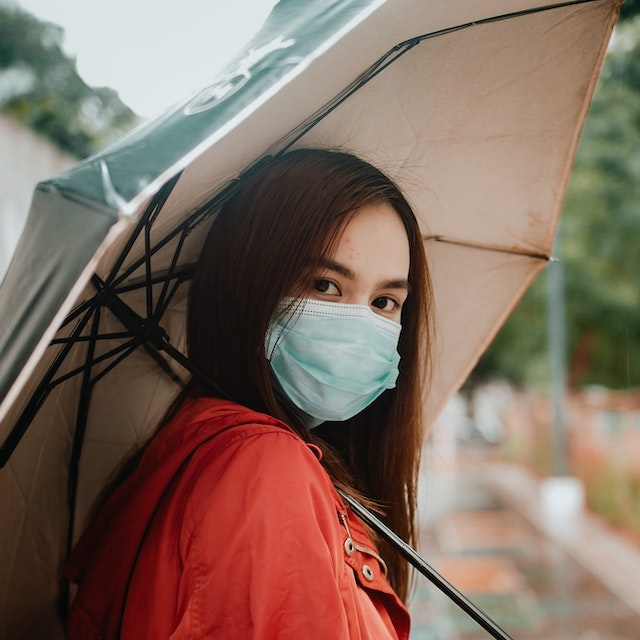
#> input picture examples/images/000001.jpg, 640 x 640 px; its folder holds only this picture in this run
$ python post_training_comparison.py
#> lines starting #> are read from the running program, lines starting #| are printed output that depends on the picture
### dvlabs/dataAnalysis/objectDetection/annotations.py
import os
import json
from xml.etree import ElementTree as ET
from xml.dom import minidom
from collections import defaultdict
from dvlabs.config import image_extensions, yolo_bb_format, lib_annotation_format
from dvlabs.utils import read_lines, read_yolo_annotation_txt, img_width_height_channels, \
    dict_from_json, normalize_annotations


class Annotations:
    def __init__(self):

        self.annotations = dict()
        self.class_names = []

        # Track images using set. Do not use one image multiple

    @staticmethod
    def next_id(img_path):
        return hash(img_path)

    def get_annotations(self):
        return self.annotations

    def get_class_names(self):
        return self.class_names

    def get_image_count(self):
        return len(self.annotations.keys())

    # [21 lines left out: functions get_object_count, write_class_names, not called in this run]

    def read_yolo(self, img_dir, annotations_dir, class_file):
        print('Passing YOLO data...')

        class_names = read_lines(class_file)

        for cls in class_names:
            if cls not in self.class_names:
                self.class_names.append(cls)

        path, dirs, files = next(os.walk(img_dir))

        for img_name in files:

            if os.path.splitext(img_name)[-1] in image_extensions.list:

                # Annotation filename corresponds to the image filename.
                anon_file = os.path.splitext(img_name)[0] + '.txt'

                img_path = os.path.join(path, img_name)
                try:
                    img_height, img_width, img_channels = img_width_height_channels(img_path)
                except Exception as e:
                    print(f"Dropping image: {img_path}.\n{e}")
                    continue

                read_objects = []

                annotation_file_path = os.path.join(annotations_dir, anon_file)

                try:
                    bboxes = read_yolo_annotation_txt(annotation_file_path)
                except Exception as e:
                    print(f'txt not found, creating empty object: {img_path}. \n{e}')
                    bboxes = []

                for bbox in bboxes:
                    dic = {
                            yolo_bb_format.CLASS: class_names[int(bbox[0])],
                            yolo_bb_format.CX: float(bbox[1]),
                            yolo_bb_format.CY: float(bbox[2]),
                            yolo_bb_format.W: float(bbox[3]),
                            yolo_bb_format.H: float(bbox[4])
                        }

                    if len(bbox) > 5:
                        dic[yolo_bb_format.CONF] = float(bbox[5])
                    read_objects.append(dic)

                self.annotations[self.next_id(img_path)] = {
                    lib_annotation_format.IMG_WIDTH: img_width,
                    lib_annotation_format.IMG_HEIGHT: img_height,
                    lib_annotation_format.IMG_DEPTH: img_channels,
                    lib_annotation_format.IMG_PATH: img_path,
                    lib_annotation_format.OBJECTS: read_objects
                }

        return

    # [293 lines left out: functions to_yolo, read_pascal, to_pascal, read_coco, to_coco, not called in this run]

    def __str__(self):
        return str(self.annotations)

### dvlabs/utils.py
import os
import math
import json
import colorsys
import random

import numpy as np
import cv2

from dvlabs.config import lib_annotation_format, yolo_bb_format


# [40 lines left out: functions denormalize_bbox, calc_iou, not called in this run]


def resize_and_pad(img, size, maintain_ratio, pad_color=114):

    h, w = img.shape[:2]
    sh, sw = size

    # interpolation method
    if h > sh or w > sw:  # shrinking image
        interp = cv2.INTER_AREA
    else:  # stretching image
        interp = cv2.INTER_CUBIC

    if maintain_ratio is True:
        # aspect ratio of image
        img_aspect = w / h  # if on Python 2, you might need to cast as a float: float(w)/h

        final_aspect = sw / sh

        # compute scaling and pad sizing
        if img_aspect > final_aspect:  # horizontal image
            new_w = sw
            new_h = np.round(new_w / img_aspect).astype(int)
            pad_vert = (sh-new_h)/2
            pad_top, pad_bot = abs(np.floor(pad_vert).astype(int)), abs(np.ceil(pad_vert).astype(int))
            pad_left, pad_right = 0, 0
        elif img_aspect < final_aspect:  # vertical image
            new_h = sh
            new_w = np.round(new_h * img_aspect).astype(int)
            pad_horz = (sw-new_w)/2
            pad_left, pad_right = abs(np.floor(pad_horz).astype(int)), abs(np.ceil(pad_horz).astype(int))
            pad_top, pad_bot = 0, 0
        else:  # square image
            new_h, new_w = sh, sw
            pad_left, pad_right, pad_top, pad_bot = 0, 0, 0, 0

        # set pad color
        if len(img.shape) is 3 and not isinstance(pad_color, (list, tuple, np.ndarray)):
            # color image but only one color provided
            pad_color = [pad_color] * 3

        # scale and pad
        scaled_img = cv2.resize(img, (new_w, new_h), interpolation=interp)
        scaled_img = cv2.copyMakeBorder(scaled_img, pad_top, pad_bot, pad_left, pad_right,
                                        borderType=cv2.BORDER_CONSTANT, value=pad_color)
    else:
        # scale
        scaled_img = cv2.resize(img, (sw, sh), interpolation=interp)
    return scaled_img


def get_batches(items, batch_size):

    init_idx = 0
    batches = []

    for x in range(math.ceil(len(items) / batch_size)):
        last_idx = init_idx + batch_size

        batch = items[init_idx:last_idx]

        batches.append(batch)

        init_idx = last_idx

    return batches


# [5 lines left out: function get_vid_writer, not called in this run]


def create_grid(imgs, grid_size, resize_shape, maintain_ratio):
    ver_imgs = []
    count = 0
    for y in range(int(grid_size[1])):
        row = []
        for x in range(int(grid_size[0])):
            try:
                img = imgs[count]
            except IndexError:
                img = np.full(shape=[100, 100, 3], fill_value=114, dtype=np.uint8)
            img = resize_and_pad(img, resize_shape, maintain_ratio)
            row.append(img)
            count += 1
        hor_imgs = np.hstack(row)
        ver_imgs.append(hor_imgs)

    grid = np.vstack(ver_imgs)

    return grid


# [33 lines left out: functions calc_precision_recall_f1, combine_img_annos, not called in this run]


def read_lines(file_path):
    with open(file_path) as file:
#> (reads examples/class.names from the repository)
        lines = [line.rstrip().lstrip() for line in file if len(line.rstrip().lstrip()) != 0]
    return lines


def read_yolo_annotation_txt(file_path):
    lines = read_lines(file_path)
    bboxes = []
    for line in lines:
        entries = line.split(' ')
        bboxes.append([entry for entry in entries if len(entry) != 0])
    return bboxes


def img_width_height_channels(img_path):
#> called with img_path = 'examples/images/000001.jpg'
    img = cv2.imread(img_path)
#> img is the input picture: shape (640, 640, 3); mean B, G, R 96.1, 108.1, 129.7
    height, width, *_ = img.shape
#> height = 640; width = 640
    img = img.reshape((height, width, -1))
    _, _, channels = img.shape
#> channels = 3
    return height, width, channels


# [49 lines left out: functions dict_from_json, normalize_annotations, get_font_scale_n_thickness, check_and_create_dir, get_max_iou_with_true_label, not called in this run]


def get_colors(num: int = 1) -> list:

    random.seed(0)
    hsv_tuples = [(x/num, random.uniform(0.4, 1.0), random.uniform(0.4, 1.0)) for x in range(num)]

    rgb_tuples = list(map(lambda x: colorsys.hsv_to_rgb(*x), hsv_tuples))
    rgb_tuples = list(map(lambda x: (x[0]*255, x[1]*255, x[2]*255), rgb_tuples))

    return rgb_tuples

### dvlabs/postTraining/objectDetection/analysis.py
import os

import cv2
import matplotlib.pyplot as plt
import numpy as np

from dvlabs.dataPreparation.objectDetection.convert_annotations import to_yolo
from dvlabs.postTraining.objectDetection import metrics
from dvlabs.config import lib_annotation_format, yolo_bb_format, label_positions
from dvlabs.inference.objectDetection.visualize import display_anno
from dvlabs.utils import (denormalize_bbox, get_batches, get_vid_writer, create_grid, combine_img_annos,
                          check_and_create_dir, get_max_iou_with_true_label, get_colors)


class Analyse:
    def __init__(self, gt_annos_obj, pred_dets_obj):

        assert gt_annos_obj.class_names == pred_dets_obj.class_names, \
            "Classes cannot be different in ground truth and detections."

        self.gt_annos_obj = gt_annos_obj
        self.pred_dets_obj = pred_dets_obj
        self.gt_annos = gt_annos_obj.annotations
        self.pred_dets = pred_dets_obj.annotations

        self.class_names = gt_annos_obj.class_names

        self.class_colors = get_colors(len(gt_annos_obj.class_names))

    # [63 lines left out: function view, not called in this run]

    def filter_anno(self, filter_classes, iou_thres, view_mistakes):

#> called with iou_thres = 1, view_mistakes = False
        image_ids = list(self.gt_annos.keys())
#> image_ids = [-3684878526245073340]

        filtered_gt_annos = {}
        filtered_pred_annos = {}
        combined_mistakes_anno = {}
        filtered_image_ids = []

        for img_id in image_ids:
            filtered_gt = self.filter_img_anno(self.gt_annos[img_id], self.pred_dets[img_id], filter_classes,
                                               iou_thres)

            filtered_pred = self.filter_img_anno(self.pred_dets[img_id], self.gt_annos[img_id], filter_classes,
                                                 iou_thres)

            if view_mistakes and ((len(filtered_gt[lib_annotation_format.OBJECTS]) is 0) and
                                  (len(filtered_pred[lib_annotation_format.OBJECTS]) is 0)):
                pass
            else:
                filtered_gt_annos[img_id] = filtered_gt
                filtered_pred_annos[img_id] = filtered_pred
                filtered_image_ids.append(img_id)

                if view_mistakes:
                    # Combine mistakes annotations to one object
                    combined_mistakes_anno[img_id] = combine_img_annos(filtered_gt, filtered_pred)
#> after the loop, filtered_image_ids = [-3684878526245073340]

        return filtered_image_ids, filtered_gt_annos, filtered_pred_annos, combined_mistakes_anno

    def filter_img_anno(self, annos_to_filter, annos_to_compare, filter_classes, iou_thres):

        filtered_annos = annos_to_filter.copy()
        filtered_pred_objs = []

        for idx, to_filter_obj in enumerate(annos_to_filter[lib_annotation_format.OBJECTS]):

            if (len(filter_classes) is 0) or ((len(filter_classes) is not 0) and
                                              (to_filter_obj[yolo_bb_format.CLASS] in filter_classes)):
                max_bbox_iou, _ = get_max_iou_with_true_label(to_filter_obj, annos_to_filter, annos_to_compare)

                if not max_bbox_iou > iou_thres:
                    filtered_pred_objs.append(to_filter_obj)

        filtered_annos[lib_annotation_format.OBJECTS] = filtered_pred_objs

        return filtered_annos

    # [5 lines left out: function save_mistakes_anno, not called in this run]

    def process_grid_batch(self, batch, filtered_gt_annos, filtered_pred_annos, grid_size, resize_dim, maintain_ratio,
                           show_labels, show_conf):
        batch_imgs = []
        for img_id in batch:
            # Read image
            img_path = self.gt_annos[img_id][lib_annotation_format.IMG_PATH]
            img = cv2.imread(img_path)

            # Get image annotations
            filtered_gt = filtered_gt_annos[img_id]
            filtered_pred = filtered_pred_annos[img_id]

            # Display annotations on image
            display_anno(img, filtered_gt, self.class_names, class_colors=self.class_colors, txt_color=(255, 255, 255),
                         lbl_pos=label_positions.BR, show_labels=show_labels, show_conf=show_conf)
            display_anno(img, filtered_pred, self.class_names, txt_color=(255, 255, 255),
                         class_colors=self.class_colors, lbl_pos=label_positions.TL, show_labels=show_labels,
                         show_conf=show_conf)

            # Add to current batch image
            batch_imgs.append(img)

        # create grid of current batch
        grid = create_grid(batch_imgs, grid_size, resize_dim, maintain_ratio)

        return grid

    # [140 lines left out: functions avg_iou_per_sample, per_class_ap, confusion_matrix, not called in this run]

### dvlabs/postTraining/objectDetection/compare.py
import os

import cv2

from dvlabs.utils import create_grid, check_and_create_dir, get_vid_writer, get_batches


class Compare:
    def __init__(self, analysis_obj1, analysis_obj2):

        assert analysis_obj1.gt_annos == analysis_obj2.gt_annos, "The analysis objects belong to different datasets."

        self.anal_obj1 = analysis_obj1
        self.anal_obj2 = analysis_obj2

    def view(self, resolution=(1280, 720), save_dir=None, maintain_ratio=True, filter_classes=[],
             iou_thres=1, show_labels=True, show_conf=True):

        print("Creating View...")

        if resolution[0] < resolution[1]:
            grid_size = [1, 2]
            indv_res = (resolution[0], round(resolution[1]/2))
        else:
            grid_size = [2, 1]
            indv_res = (round(resolution[0]/2), resolution[1])

        # Initialize video writer
        vid_writer = None
        if save_dir is not None:
            # Create directory if not present
            check_and_create_dir(save_dir)
            vid_name = "comparison_output"
            vid_writer = get_vid_writer(os.path.join(save_dir, vid_name), 1,
                                        (indv_res[0] * grid_size[0], indv_res[1] * grid_size[1]))

        image_ids, filtered_gt_annos1, filtered_pred_annos1, _ \
            = self.anal_obj1.filter_anno(filter_classes, iou_thres, view_mistakes=False)
#> image_ids = [-3684878526245073340]

        image_ids, filtered_gt_annos2, filtered_pred_annos2, _ \
            = self.anal_obj2.filter_anno(filter_classes, iou_thres, view_mistakes=False)

        batches = get_batches(image_ids, 1)
#> batches = [[-3684878526245073340]]
        batch_idx = 0

        while True:
            frame1 = self.anal_obj1.process_grid_batch(batches[batch_idx], filtered_gt_annos1, filtered_pred_annos1,
                                                       (1, 1), (indv_res[1], indv_res[0]), maintain_ratio, show_labels,
                                                       show_conf)
#> the loop in create_grid, `for y in range(int(grid_size[1])):` made 1 pass
#> pass 1, in resize_and_pad, `scaled_img = cv2.copyMakeBorder(scaled_img, pad_top, pad_bot, pad_left..`:
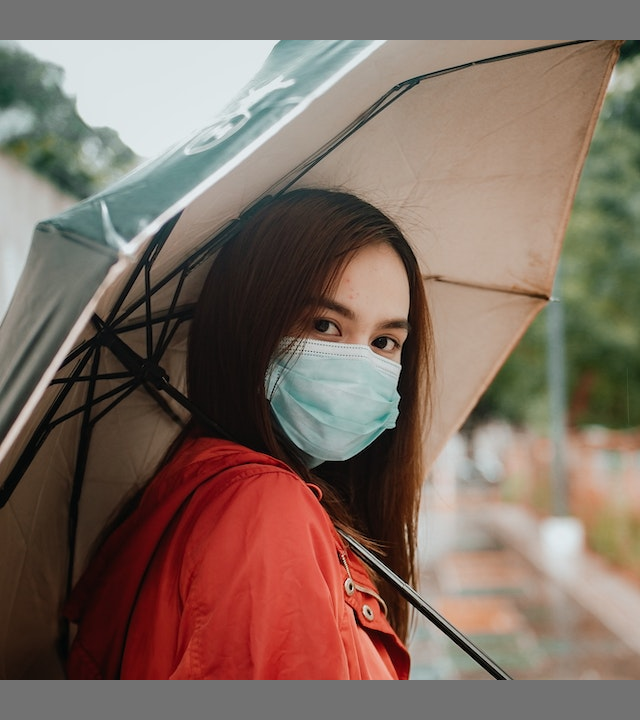
#> scaled_img: shape (720, 640, 3); mean B, G, R 98.1, 108.7, 127.9
#> after the loop in create_grid, `for y in range(int(grid_size[1])):`: count = 1; ver_imgs = 1 item

            frame2 = self.anal_obj2.process_grid_batch(batches[batch_idx], filtered_gt_annos2, filtered_pred_annos2,
                                                       (1, 1), (indv_res[1], indv_res[0]), maintain_ratio, show_labels,
                                                       show_conf)
#> the loop in create_grid (call 2), `for y in range(int(grid_size[1])):` made 1 pass

            combined_grid = create_grid([frame1, frame2], grid_size, (indv_res[1], indv_res[0]), maintain_ratio)
#> the loop in create_grid (call 3), `for y in range(int(grid_size[1])):` made 1 pass
#> pass 1, in create_grid (call 3), `hor_imgs = np.hstack(row)`:
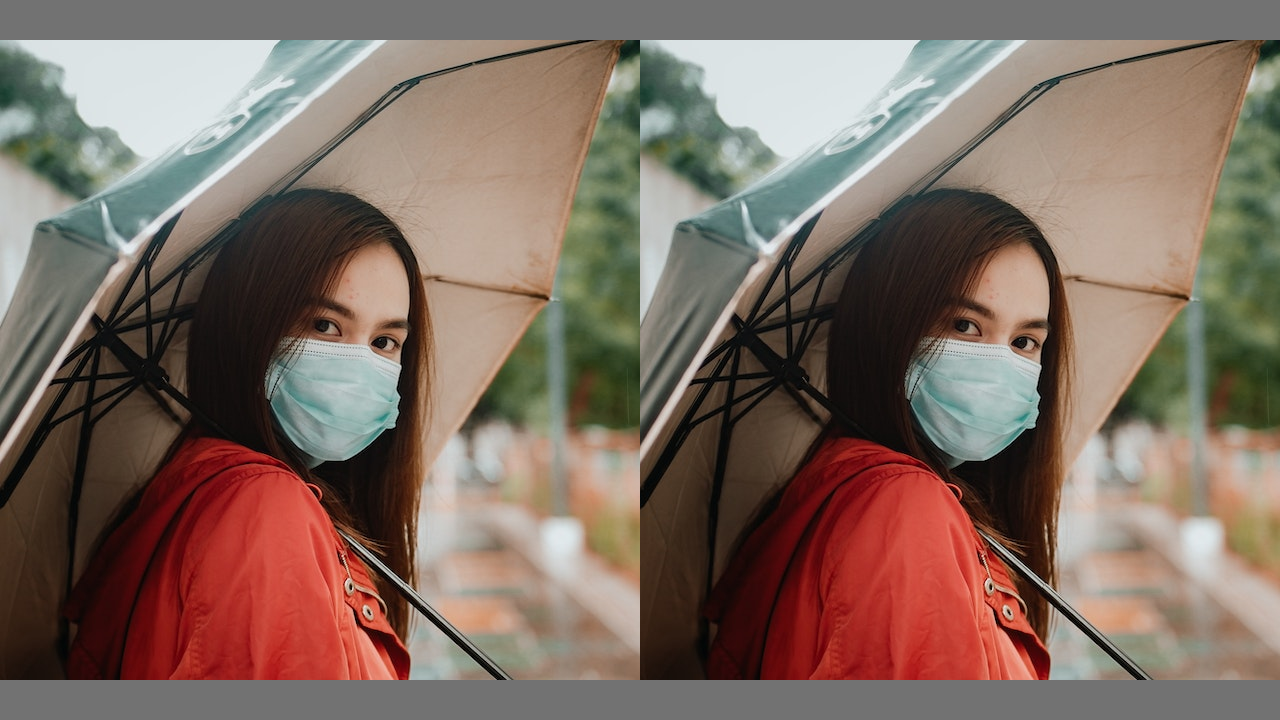
#> hor_imgs: shape (720, 1280, 3); mean of channels 0, 1, 2 98.1, 108.7, 127.9; drawn as B, G, R
#> after the loop in create_grid (call 3), `for y in range(int(grid_size[1])):`: count = 2

            # Write grid frame to video or show in window
            if vid_writer is not None:
                vid_writer.write(combined_grid)
                if batch_idx == (len(batches) - 1):  # If last frame
                    # Release video writer
                    vid_writer.release()
                    break
                batch_idx += 1
            else:
                cv2.imshow('grid', combined_grid)
                key = cv2.waitKey(0)
#> (key q is pressed here)
                if key == 27 or key == ord('q'):  # Esc or 'Q' to exit the grid view
                    cv2.destroyWindow('grid')
                    break
                elif key == 97:  # 'A' for previous frame
                    if batch_idx > 0:
                        batch_idx -= 1
                elif key == 100:  # 'D' for next frame
                    if batch_idx < (len(batches) - 1):
                        batch_idx += 1

### dvlabs/inference/objectDetection/visualize.py
import cv2

from dvlabs.utils import get_font_scale_n_thickness, denormalize_bbox
from dvlabs.config import lib_annotation_format, yolo_bb_format, label_positions


# [156 lines left out: functions display, get_line_sizes, draw_bboxes, write_lines, get_offsets, not called in this run]


def display_anno(img, img_anon, class_names, bbox_color=(0, 0, 0), class_colors=None, txt_color=(0, 0, 0),
                 font=cv2.FONT_HERSHEY_SIMPLEX, lbl_pos=label_positions.TL, show_labels=True, show_conf=True):

    for obj in img_anon[lib_annotation_format.OBJECTS]:

        if class_colors is not None:
            class_color = class_colors[class_names.index(obj[yolo_bb_format.CLASS])]
        else:
            class_color = bbox_color

        bbox = denormalize_bbox(obj, img_anon[lib_annotation_format.IMG_WIDTH],
                                img_anon[lib_annotation_format.IMG_HEIGHT])

        _, bbox_thickness = get_font_scale_n_thickness((bbox[2]-bbox[0], bbox[3]-bbox[1]), scale_factor=1)
        cv2.rectangle(img, bbox[:2], bbox[2:4], class_color, bbox_thickness)

        if yolo_bb_format.CONF not in obj.keys():
            mark_points(img, bbox, bbox_thickness)

        if show_labels:

            if show_conf and yolo_bb_format.CONF in (obj.keys()):
                show_label(img, f"{obj[yolo_bb_format.CLASS]} {obj[yolo_bb_format.CONF]}", bbox, font, lbl_pos,
                           class_color, txt_color)
            else:
                show_label(img, f"{obj[yolo_bb_format.CLASS]}", bbox, font, lbl_pos, class_color, txt_color)


# [36 lines left out: functions show_label, get_lbl_coord, mark_points, not called in this run]

### examples/post_training_comparison.py
import os

from dvlabs.dataAnalysis.objectDetection.annotations import Annotations
from dvlabs.postTraining.objectDetection.analysis import Analyse
from dvlabs.postTraining.objectDetection.compare import Compare

project_root = ".."
# [4 lines of commented-out code are left out]

img_path = os.path.join(project_root, "examples", "resources", "coco128", "images")
gt_yolo_txt_path = os.path.join(project_root, "examples", "resources", "coco128", "gt")
det_yolo_txt_path = os.path.join(project_root, "examples", "resources", "coco128", "gt_dets")
class_file_path = os.path.join(project_root, "examples", "resources", "coco128", "class.names")

# [4 lines of commented-out code are left out]

gt_anno = Annotations()
gt_anno.read_yolo(img_path, gt_yolo_txt_path, class_file_path)
# print(gt_anno)

pd_dets = Annotations()
pd_dets.read_yolo(img_path, det_yolo_txt_path, class_file_path)
# print(gt_anno)

pt_analyser1 = Analyse(gt_anno, pd_dets)
pt_analyser2 = Analyse(gt_anno, pd_dets)

pt_compare = Compare(pt_analyser1, pt_analyser2)

pt_compare.view(resolution=(1280, 720), save_dir=None, maintain_ratio=True, filter_classes=[],
                iou_thres=1, show_labels=True, show_conf=True)
